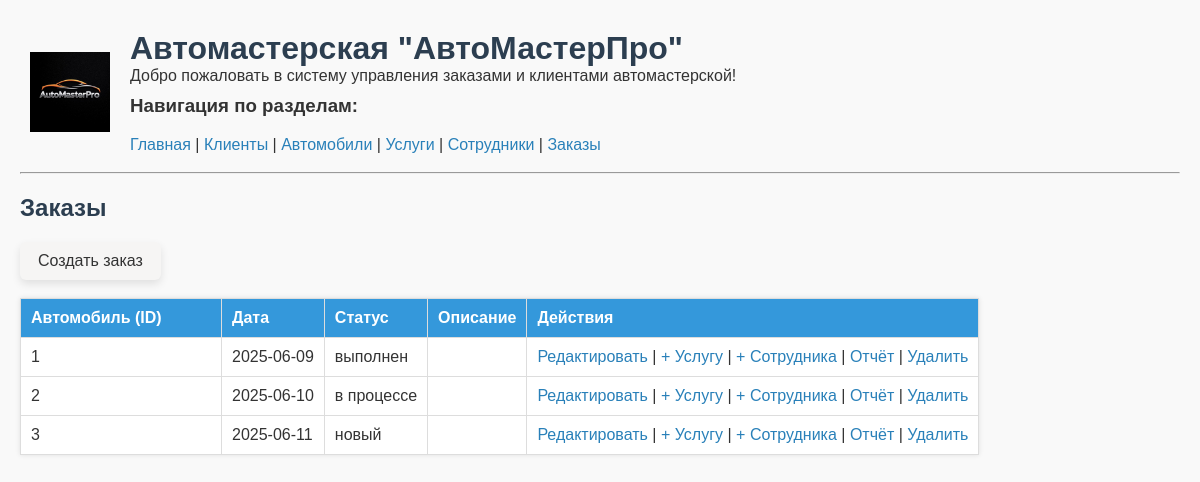
The page /orders on the database its author committed.
### models.py (models this page shows)
class Order(db.Model):
    id = db.Column(db.Integer, primary_key=True)
    vehicle_id = db.Column(db.Integer, db.ForeignKey('vehicle.id', ondelete='CASCADE'), nullable=False)  # Транспортное средство
    date_created = db.Column(db.Date)  # Дата создания заказа
    status = db.Column(db.String(50))  # Статус заказа
    description = db.Column(db.String(1000))  # Описание
    vehicle = db.relationship('Vehicle', backref=db.backref('orders', lazy=True, cascade='all, delete-orphan'))
    services = db.relationship(
        'OrderService',
        backref='order',
        lazy=True,
        cascade='all, delete-orphan',
        passive_deletes=True
    )
    employees = db.relationship(
        'OrderEmployee',
        backref='order',
        lazy=True,
        cascade='all, delete-orphan',
        passive_deletes=True
    )

### routes.py (the view)
    @app.route('/orders')
    def orders():
        all_orders = Order.query.all()
        return render_template('orders.html', orders=all_orders)

### templates/orders.html (shortened to what this page needs)
{% extends "base.html" %}
{% block content %}
<h2>Заказы</h2>
<a href="{{ url_for('add_order') }}" class="btn">Создать заказ</a><br><br>
<table>
    <tr>
        <th>Автомобиль (ID)</th><th>Дата</th><th>Статус</th><th>Описание</th><th>Действия</th>
    </tr>
    {% for order in orders %}
    <tr>
        <td>{{ order.vehicle_id }}</td>
        <td>{{ order.date_created }}</td>
        <td>{{ order.status }}</td>
        <td>{{ order.description }}</td>
        <td>
            <a href="{{ url_for('edit_order', order_id=order.id) }}">Редактировать</a> |
            <a href="{{ url_for('assign_service', order_id=order.id) }}">+ Услугу</a> |
            <a href="{{ url_for('assign_employee', order_id=order.id) }}">+ Сотрудника</a> |
            <a href="#" onclick="showReport({{ order.id }}); return false;">Отчёт</a> |
            <a href="#" onclick="if(confirm('Удалить заказ?')) {
                fetch('{{ url_for('delete_order', order_id=order.id) }}', {method: 'POST'})
                .then(() => location.reload());
            } return false;">Удалить</a>
        </td>
    </tr>
    {% endfor %}
</table>
{% endblock %}

### static/styles.css (style rules this page uses)
body { font-family: Arial, sans-serif; margin: 20px; background-color: #f9f9f9; color: #333; }
h1, h2 { color: #2c3e50; }
a { color: #2980b9; text-decoration: none; }
table { border-collapse: collapse; table-layout: auto; max-width: 100%; background: white; box-shadow: 0 0 5px rgba(0,0,0,0.1); }
th, td { border: 1px solid #ddd; padding: 10px; text-align: left; }
th { background-color: #3498db; color: white; }
table td:nth-child(1), table th:nth-child(1) { max-width: 250px; min-width: 180px; white-space: nowrap; overflow: hidden; text-overflow: ellipsis; }
table td:nth-child(2), table th:nth-child(2) { max-width: 120px; }
.btn { display: inline-block; padding: 10px 18px; background-color: #f6f5f4; color: #333; text-decoration: none; border-radius: 6px; font-weight: 500; box-shadow: 0 4px 8px rgba(0, 0, 0, 0.1); transition: all 0.3s ease; }

### rows shown on the page
Order: vehicle_id "1", date_created "2025-06-09", status "выполнен"
Order: vehicle_id "2", date_created "2025-06-10", status "в процессе"
Order: vehicle_id "3", date_created "2025-06-11", status "новый"
